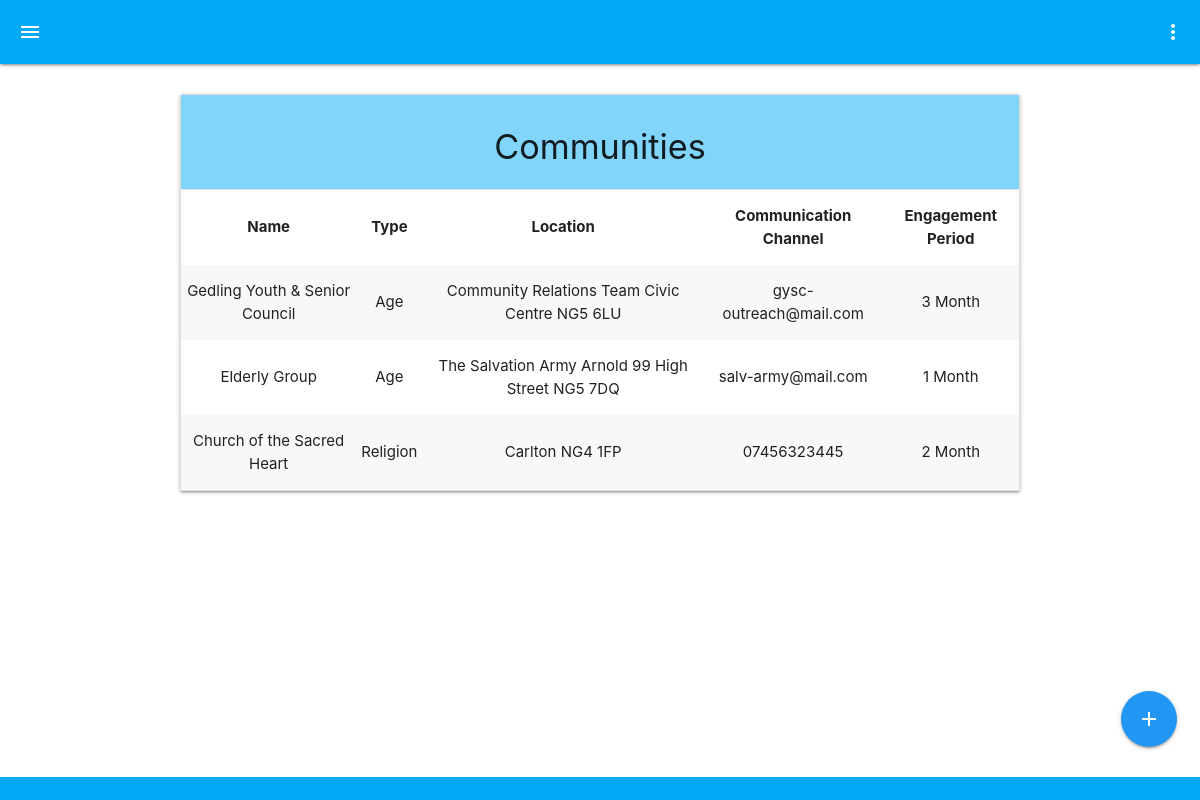
The app's page /communities (signed in), older data.
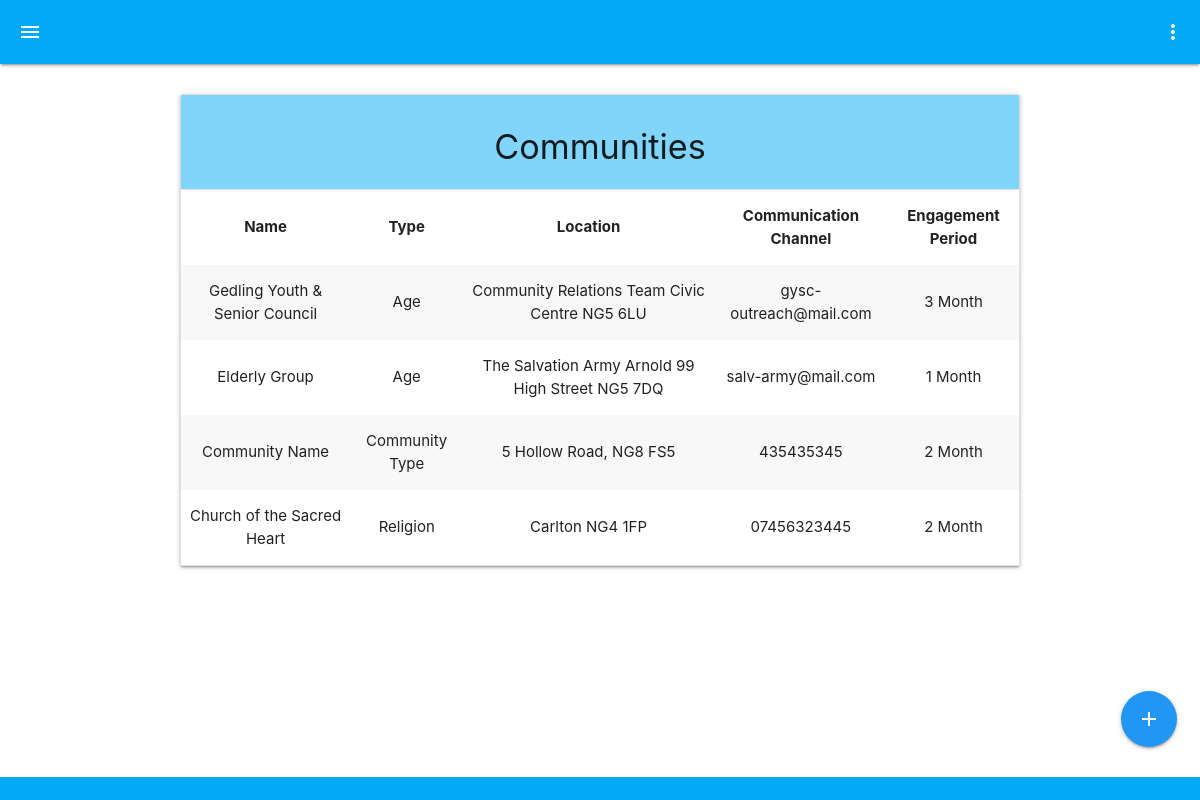
The same page, newer data.
### cepf/models.py (models this page shows)
class Community(models.Model):
    name = models.CharField(max_length=50)
    type = models.CharField(max_length=50)
    location = models.CharField(max_length=100)
    communication_channel = models.CharField(max_length=50)
    engagement_period = models.CharField(max_length=5)
    engagement_period_multipler = models.IntegerField()
    class Meta:
        db_table = 'Community'
        verbose_name_plural = 'Community'

### cepf/views.py (the view)
# urls.py: path('communities', views.communities, name='communities'),
@login_required(login_url='/auth/login/')
@staff_member_required
def communities(request):
    items = Community.objects.all().order_by('type')
    return render(request, 'communities.html', {'items': items})

### templates/communities.html (shortened to what this page needs)
{% extends 'base.html' %}
{% load static %}
{% block head %}
<link rel="stylesheet" href="{% static "css/communities.css" %}">
{% endblock %}
{% block content %}
<main>
        <div class="container">
                <ul class="collapsible collection with-header">
                        <li class="collection-header light-blue lighten-3">
                                <h4 class="center-align">Communities</h4>
                        </li>
                        <li class="scrollable">
                                <table class="striped centered">
                                        <thead>
                                                <tr>
                                                <th>Name</th>
                                                <th>Type</th>
                                                <th>Location</th>
                                                <th>Communication Channel</th>
                                                <th>Engagement Period</th>
                                                </tr>
                                        </thead>
                                        <tbody>
                                                {% for item in items %}
                                                <tr>
                                                        <td>{{ item.name }}</td>
                                                        <td>{{ item.type }}</td>
                                                        <td>{{ item.location }}</td>
                                                        <td>{{ item.communication_channel }}</td>
                                                        <td>{{ item.engagement_period_multipler }} {{ item.engagement_period }}</td>
                                                </tr>
                                                {% endfor %}
                                        </tbody>
                                </table>
                        </li>
                </ul>
        </div>
        <div class="fixed-action-btn">
                <a href="{% url 'add_community' %}" class="btn-floating blue btn-large" id="add-button">
                <i class="material-icons">add</i>
                </a>
        </div>
</main>
{% endblock %}

Row changes from the older to the newer data that the page shows:
added Community: name "Community Name", type "Community Type", location "5 Hollow Road, NG8 FS5", communication_channel "435435345", engagement_period_multipler "2", engagement_period "Month"
